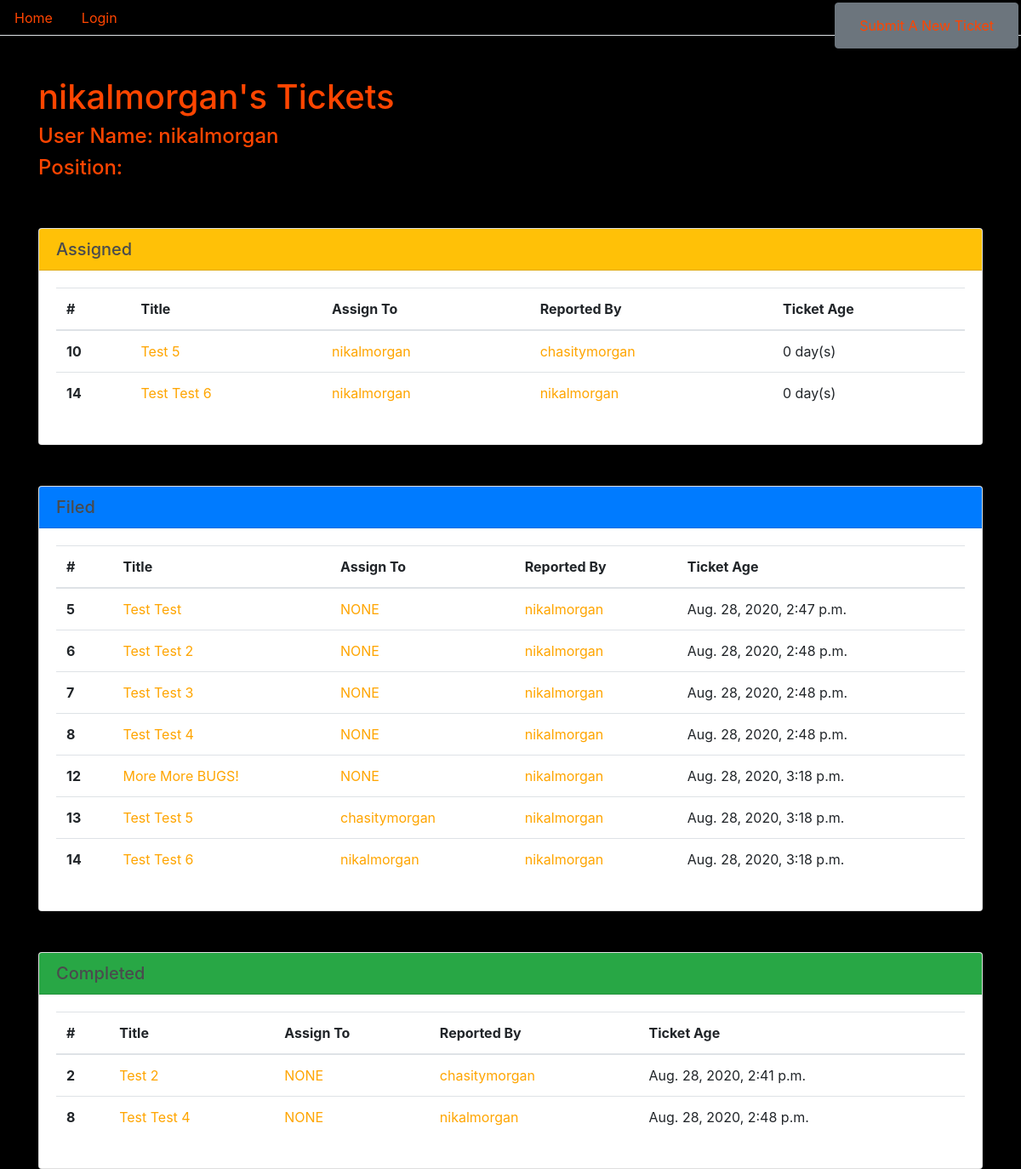
Page /user/nikalmorgan/ on the committed database.
### custom_users/models.py (models this page shows)
class CustomUser(AbstractUser):
    position = models.CharField(max_length=120, blank=True, null=True)
    REQUIRED_FIELDS = ['position']
    def __str__(self):
        return self.username

### bugs/models.py (models this page shows, shortened)
class Ticket(models.Model):
    class Status(models.TextChoices):
        NEW = 'NEW'
        IN_PROGESS = 'IN PROGRESS'
        DONE = 'DONE'
        INVALID = 'INVALID'
    title = models.CharField(max_length=80)
    date = models.DateTimeField(default=timezone.now)
    description = models.TextField()
    filedBy = models.ForeignKey(CustomUser, on_delete=models.CASCADE)
    status = models.CharField(
        max_length=200,
        choices=Status.choices,
        default=Status.NEW)
    assignedTo = models.CharField(max_length=240, default='NONE')
    completedBy = models.CharField(max_length=240, default='NONE')
    markedBy = models.CharField(max_length=240, default='NONE')
    @property
    def age(self):
        return int((timezone.now() - self.date).days / 365.25)

### bugs/views.py (the view)
# urls.py: path('user/<str:username>/', views.users_detail, name='userdetails'),
def users_detail(request, username):
    current_user = CustomUser.objects.filter(username=username).first()
    user_filed = Ticket.objects.filter(filedBy=current_user)
    user_assigned = Ticket.objects.filter(assignedTo=username)
    user_completed = Ticket.objects.filter(completedBy=username)
    return render(request, 'user_detail.html', {'current_user': current_user, 'filed_tickets': user_filed, 'assigned_tickets': user_assigned, 'completed_tickets': user_completed})

### templates/user_detail.html (shortened to what this page needs)
{% load static %}
<!DOCTYPE html>
<html lang="en">
<head>
    <link rel="stylesheet" href="https://stackpath.bootstrapcdn.com/bootstrap/4.5.1/css/bootstrap.min.css"
>
    <link rel="stylesheet" type="text/css" href="{% static 'css/main.css' %}">
</head>
<body>
    <ul class="nav nav-tabs">
        <li class="nav-item">
            <a class="nav-link" href="/" style="color: orangered;">Home</a>
        </li>
        {% if request.user.is_authenticated %}
        <li class="nav-item">
            <a class="nav-link" href="/logout/" style="color: orangered;">Logout</a>
        </li>
        {% else %}
        <li class="nav-item">
            <a class="nav-link" href="/login/" style="color: orangered;">Login</a>
        </li>
        {% endif %}
    </ul>
    <ul class="nav justify-content-end" style="position: absolute; top: 3px; right: 3px;">
        <li class="nav-item">
            <button class="btn btn-secondary"><a class="nav-link" href="/ticket/submit/"
                    style="color: orangered;">Submit A New Ticket</a></button>
        </li>
    </ul>
    <br>
    <br>
    <div class="container">
        <h1 style="color: orangered;">{{ current_user.username }}'s Tickets</h1>
        <h4 style="color: orangered;">User Name: {{ current_user.username}}</h4>
        <h4 style="color: orangered;">Position:</h4>
        <br>
        <br>
        <div class="card">
            <h5 class="card-header bg-warning mg-3" style="color: rgb(74, 75, 77)">Assigned </h5>
            <div class="card-body">
                <table class="table table-hover">
                    <thead>
                        <tr>
                            <th scope="col">#</th>
                            <th scope="col">Title</th>
                            <th scope="col">Assign To</th>
                            <th scope="col">Reported By</th>
                            <th scope="col">Ticket Age</th>
                        </tr>
                    </thead>
                    <tbody>
                        {% for ticket in assigned_tickets %}
                        <tr>
                            <th scope="row">{{ticket.id}}</th>
                            <td> <a href="/ticket/{{ticket.id}}" class="card-link"
                                    style="color: orange;">{{ ticket.title }}</a></td>
                            <td><a href="/user/{{ticket.assignedTo}}" class="card-link"
                                    style="color: orange;">{{ ticket.assignedTo }}</a></td>
                            <td><a href="/user/{{ticket.filedBy.username}}" class="card-link"
                                    style="color: orange;">{{ ticket.filedBy }}</a></td>
                            <td>{{ ticket.age }} day(s)</td>
                        </tr>
                        {% endfor %}
                    </tbody>
                </table>
            </div>
        </div>
        <br>
        <br>
        <div class="card">
            <h5 class="card-header bg-primary mg-3" style="color: rgb(74, 75, 77)">Filed</h5>
            <div class="card-body">
                <table class="table table-hover">
                    <thead>
                        <tr>
                            <th scope="col">#</th>
                            <th scope="col">Title</th>
                            <th scope="col">Assign To</th>
                            <th scope="col">Reported By</th>
                            <th scope="col">Ticket Age</th>
                        </tr>
                    </thead>
                    <tbody>
                        {% for ticket in filed_tickets %}
                        <tr>
                            <th scope="row">{{ticket.id}}</th>
                            <td> <a href="/ticket/{{ticket.id}}" class="card-link"
                                    style="color: orange;">{{ ticket.title }}</a>
                            </td>
                            <td><a href="/user/{{ticket.assignedTo}}" class="card-link"
                                    style="color: orange;">{{ ticket.assignedTo }}</a></td>
                            <td><a href="/user/{{ticket.filedBy.username}}" class="card-link"
                                    style="color: orange;">{{ ticket.filedBy }}</a></td>
                            <td>{{ ticket.date }}</td>
                        </tr>
                        {% endfor %}
                    </tbody>
                </table>
            </div>
        </div>
        <br>
        <br>
        <div class="card">
            <h5 class="card-header bg-success mg-3" style="color: rgb(74, 75, 77)">Completed</h5>
            <div class="card-body">
                <table class="table table-hover">
                    <thead>
                        <tr>
                            <th scope="col">#</th>
                            <th scope="col">Title</th>
                            <th scope="col">Assign To</th>
                            <th scope="col">Reported By</th>
                            <th scope="col">Ticket Age</th>
                        </tr>
                    </thead>
                    <tbody>
                        {% for ticket in completed_tickets %}
                        <tr>
                            <th scope="row">{{ticket.id}}</th>
                            <td> <a href="/ticket/{{ticket.id}}" class="card-link"
                                    style="color: orange;">{{ ticket.title }}</a>
                            </td>
                            <td><a href="/user/{{ticket.assignedTo}}" class="card-link"
                                    style="color: orange;">{{ ticket.assignedTo }}</a></td>
                            <td><a href="/user/{{ticket.filedBy.username}}" class="card-link"
                                    style="color: orange;">{{ ticket.filedBy }}</a></td>
                            <td>{{ ticket.date }}</td>
                        </tr>
                        {% endfor %}
                    </tbody>
                </table>
            </div>
        </div>
    </div>
</body>
</html>

### bugs/static/css/main.css (style rules this page uses)
body { background-color: black; }

### rows in the picture
CustomUser: username "nikalmorgan"
Ticket: id "10", title "Test 5", assignedTo "nikalmorgan", filedBy "chasitymorgan", age "0"
Ticket: id "14", title "Test Test 6", assignedTo "nikalmorgan", filedBy "nikalmorgan", age "0", date "Aug. 28, 2020, 3:18 p.m."
Ticket: id "5", title "Test Test", assignedTo "NONE", filedBy "nikalmorgan", date "Aug. 28, 2020, 2:47 p.m."
Ticket: id "6", title "Test Test 2", assignedTo "NONE", filedBy "nikalmorgan", date "Aug. 28, 2020, 2:48 p.m."
Ticket: id "7", title "Test Test 3", assignedTo "NONE", filedBy "nikalmorgan", date "Aug. 28, 2020, 2:48 p.m."
Ticket: id "8", title "Test Test 4", assignedTo "NONE", filedBy "nikalmorgan", date "Aug. 28, 2020, 2:48 p.m."
Ticket: id "12", title "More More BUGS!", assignedTo "NONE", filedBy "nikalmorgan", date "Aug. 28, 2020, 3:18 p.m."
Ticket: id "13", title "Test Test 5", assignedTo "chasitymorgan", filedBy "nikalmorgan", date "Aug. 28, 2020, 3:18 p.m."
Ticket: id "2", title "Test 2", assignedTo "NONE", filedBy "chasitymorgan", date "Aug. 28, 2020, 2:41 p.m."
